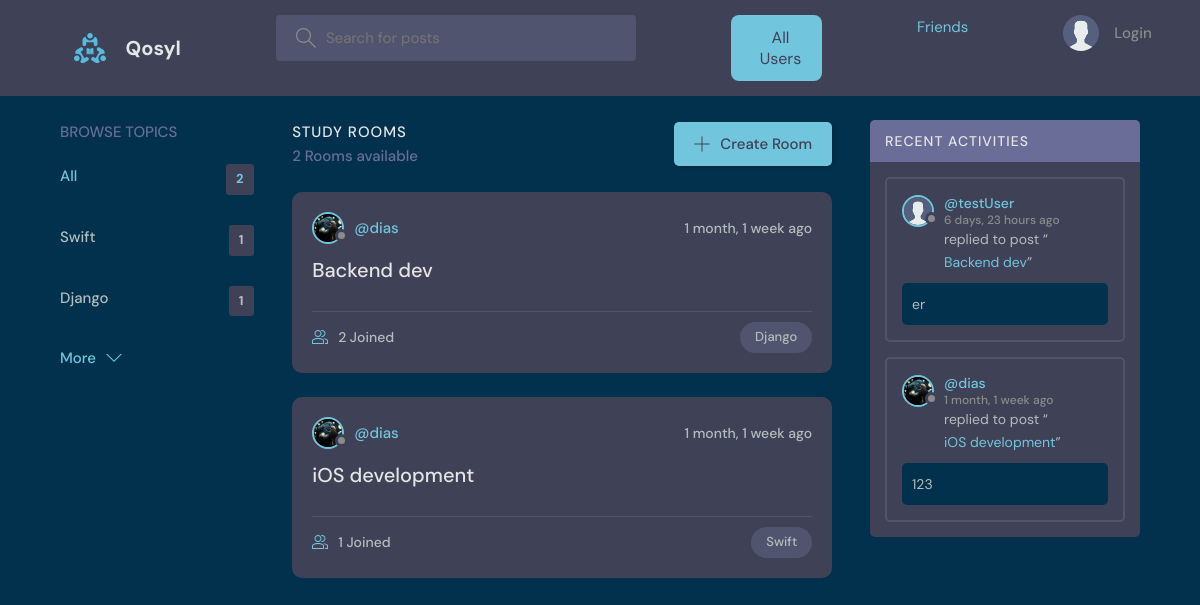
The page / on the database its author committed.
### users/models.py (models this page shows, shortened)
class Topic(models.Model):
    name = models.CharField(max_length=200)

class User(AbstractUser):
    name = models.CharField(max_length=200, null=True)
    email = models.EmailField(unique=True, null=True)
    bio = models.TextField(null=True)
    avatar = models.ImageField(upload_to='avatars/', null=True, blank=True)
    friends = models.ManyToManyField('self', blank=True, symmetrical=True, related_name='user_friends')
    USERNAME_FIELD = 'email'
    REQUIRED_FIELDS = []
    objects = UserManager()

### rooms/models.py (models this page shows)
class Room(models.Model):
    host = models.ForeignKey(settings.AUTH_USER_MODEL, on_delete=models.SET_NULL, null=True)
    topic = models.ForeignKey('users.Topic', on_delete=models.SET_NULL, null=True)
    name = models.CharField(max_length=200)
    description = models.TextField(null=True, blank=True)
    participants = models.ManyToManyField(settings.AUTH_USER_MODEL, related_name='participants', blank=True)
    updated = models.DateTimeField(auto_now=True)
    created = models.DateTimeField(auto_now_add=True)
    class Meta:
        ordering = ['-updated', '-created']
    def __str__(self):
        return self.name

### chat/models.py (models this page shows, shortened)
class Message(models.Model):
    user = models.ForeignKey(settings.AUTH_USER_MODEL, on_delete=models.CASCADE)
    room = models.ForeignKey(Room, on_delete=models.CASCADE)
    body = models.TextField()
    updated = models.DateTimeField(auto_now=True)
    created = models.DateTimeField(auto_now_add=True)
    class Meta:
        ordering = ['-updated', '-created']

### base/views.py (the view)
# urls.py: 2. Add a URL to urlpatterns:  path('', views.home, name='home')
def home(request):
    q = request.GET.get('q') if request.GET.get('q') != None else ''
    rooms = Room.objects.filter(
        Q(topic__name__icontains=q) |
        Q(name__icontains=q) |
        Q(description__icontains=q)
    )
    topics = Topic.objects.all()[0:5]
    room_count = rooms.count()
    room_messages = Message.objects.filter(
        Q(room__topic__name__icontains=q))[0:3]
    context = {'rooms': rooms, 'topics': topics,
               'room_count': room_count, 'room_messages': room_messages}
    return render(request, 'base/home.html', context)

### base/templates/base/home.html (shortened to what this page needs)
{% extends 'main.html' %}
{% block content %}
<main class="layout layout--3">
  <div class="container">
    {% include 'users/topics_component.html' %}
    <div class="roomList">
      <div class="roomList__header">
        <div>
          <h2>Study Rooms</h2>
          <p>{{room_count}} Rooms available</p>
        </div>
        <a class="btn btn--main" href="{% url 'create-room' %}">
          <svg version="1.1" xmlns="http://www.w3.org/2000/svg" width="32" height="32" viewBox="0 0 32 32">
            <title>add</title>
            <path
              d="M16.943 0.943h-1.885v14.115h-14.115v1.885h14.115v14.115h1.885v-14.115h14.115v-1.885h-14.115v-14.115z">
            </path>
          </svg>
          Create Room
        </a>
      </div>
      {% include 'base/feed_component.html' %}
    </div>
    {% include 'chat/activity_component.html' %}
  </div>
</main>
{% endblock %}

### users/templates/users/topics_component.html
<div class="topics">
    <div class="topics__header">
        <h2>Browse Topics</h2>
    </div>
    <ul class="topics__list">
        <li>
            <a href="{% url 'home' %}" class="active">All <span>{{topics.count}}</span></a>
        </li>
        {% for topic in topics %}
        <li>
            <a href="{% url 'home' %}?q={{topic.name}}">{{topic.name}}<span>{{topic.room_set.all.count}}</span></a>
        </li>
        {% endfor %}
    </ul>
    <a class="btn btn--link" href="{% url 'topics' %}">
        More
        <svg version="1.1" xmlns="http://www.w3.org/2000/svg" width="32" height="32" viewBox="0 0 32 32">
            <title>chevron-down</title>
            <path d="M16 21l-13-13h-3l16 16 16-16h-3l-13 13z"></path>
        </svg>
    </a>
</div>

### base/templates/base/feed_component.html (shortened to what this page needs)
{% for room in rooms %}
<div class="roomListRoom">
    <div class="roomListRoom__header">
        <a href="{% url 'user-profile' room.host.id %}" class="roomListRoom__author">
            <div class="avatar avatar--small">
                <img src="{{room.host.avatar.url}}" />
            </div>
            <span>@{{room.host.username}}</span>
        </a>
        <div class="roomListRoom__actions">
            <span>{{room.created|timesince}} ago</span>
        </div>
    </div>
    <div class="roomListRoom__content">
        <a href="{% url 'room' room.id %}">{{room.name}}</a>
    </div>
    <div class="roomListRoom__meta">
        <a href="{% url 'room' room.id %}" class="roomListRoom__joined">
            {{room.participants.all.count}} Joined
        </a>
        <p class="roomListRoom__topic">{{room.topic.name}}</p>
    </div>
</div>
{% endfor %}

### chat/templates/chat/activity_component.html (shortened to what this page needs)
<div class="activities">
    <div class="activities__header">
        <h2>Recent Activities</h2>
    </div>
    {% for message in room_messages %}
    <div class="activities__box">
        <div class="activities__boxHeader roomListRoom__header">
            <a href="{% url 'user-profile' message.user.id %}" class="roomListRoom__author">
                <div class="avatar avatar--small">
                    <img src="{{message.user.avatar.url}}" />
                </div>
                <p>
                    @{{message.user.username}}
                    <span>{{message.created|timesince}} ago</span>
                </p>
            </a>
        </div>
        <div class="activities__boxContent">
            <p>replied to post “<a href="{% url 'room' message.room.id %}">{{message.room}}</a>”</p>
            <div class="activities__boxRoomContent">{{message.body}}</div>
        </div>
    </div>
    {% endfor %}
</div>

### rows shown on the page
Topic: name "Swift", room_set.all.count "1"
Topic: name "Django", room_set.all.count "1"
Room: host.avatar (picture), host.username "dias", created "1 month, 1 week", name "Backend dev", participants.all.count "2", topic.name "Django"
Room: host.avatar (picture), host.username "dias", created "1 month, 1 week", name "iOS development", participants.all.count "1", topic.name "Swift"
Message: user.avatar (placeholder picture), user.username "testUser", created "6 days, 23 hours", room "Backend dev", body "er"
Message: user.avatar (picture), user.username "dias", created "1 month, 1 week", room "iOS development", body "123"

### other values the page prints
{{ topics.count }} "2"
{{ room_count }} "2"
